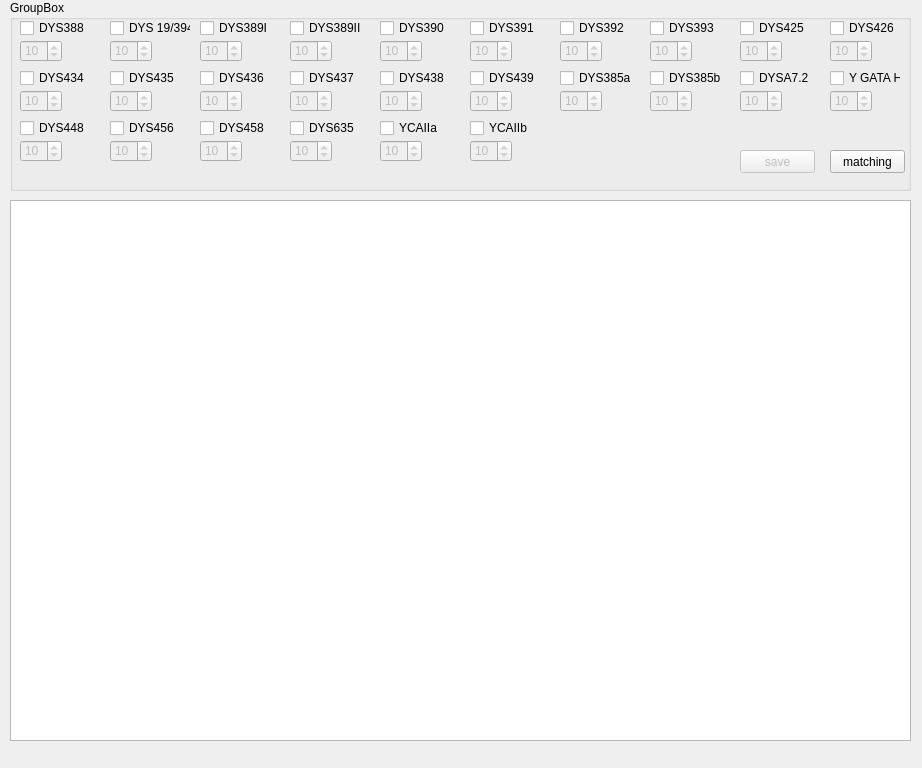
<?xml version="1.0" encoding="UTF-8"?>
<ui version="4.0">
 <class>MainWindow</class>
 <widget class="QMainWindow" name="MainWindow">
  <property name="enabled">
   <bool>true</bool>
  </property>
  <property name="geometry">
   <rect>
    <x>0</x>
    <y>0</y>
    <width>922</width>
    <height>768</height>
   </rect>
  </property>
  <property name="sizePolicy">
   <sizepolicy hsizetype="Ignored" vsizetype="Preferred">
    <horstretch>0</horstretch>
    <verstretch>0</verstretch>
   </sizepolicy>
  </property>
  <property name="windowTitle">
   <string>Y-str matching</string>
  </property>
  <property name="animated">
   <bool>true</bool>
  </property>
  <widget class="QWidget" name="centralWidget">
   <widget class="QGroupBox" name="groupBox">
    <property name="geometry">
     <rect>
      <x>10</x>
      <y>0</y>
      <width>901</width>
      <height>191</height>
     </rect>
    </property>
    <property name="title">
     <string>GroupBox</string>
    </property>
    <widget class="QCheckBox" name="checkBox">
     <property name="geometry">
      <rect>
       <x>10</x>
       <y>20</y>
       <width>81</width>
       <height>16</height>
      </rect>
     </property>
     <property name="maximumSize">
      <size>
       <width>100</width>
       <height>16777215</height>
      </size>
     </property>
     <property name="text">
      <string>DYS388</string>
     </property>
    </widget>
    <widget class="QCheckBox" name="checkBox_5">
     <property name="geometry">
      <rect>
       <x>370</x>
       <y>20</y>
       <width>71</width>
       <height>16</height>
      </rect>
     </property>
     <property name="maximumSize">
      <size>
       <width>71</width>
       <height>16777215</height>
      </size>
     </property>
     <property name="text">
      <string>DYS390</string>
     </property>
    </widget>
    <widget class="QCheckBox" name="checkBox_7">
     <property name="geometry">
      <rect>
       <x>550</x>
       <y>20</y>
       <width>71</width>
       <height>16</height>
      </rect>
     </property>
     <property name="maximumSize">
      <size>
       <width>71</width>
       <height>16777215</height>
      </size>
     </property>
     <property name="text">
      <string>DYS392</string>
     </property>
    </widget>
    <widget class="QCheckBox" name="checkBox_12">
     <property name="geometry">
      <rect>
       <x>100</x>
       <y>70</y>
       <width>71</width>
       <height>16</height>
      </rect>
     </property>
     <property name="maximumSize">
      <size>
       <width>71</width>
       <height>16777215</height>
      </size>
     </property>
     <property name="text">
      <string>DYS435</string>
     </property>
    </widget>
    <widget class="QCheckBox" name="checkBox_16">
     <property name="geometry">
      <rect>
       <x>460</x>
       <y>70</y>
       <width>71</width>
       <height>16</height>
      </rect>
     </property>
     <property name="maximumSize">
      <size>
       <width>71</width>
       <height>16777215</height>
      </size>
     </property>
     <property name="text">
      <string>DYS439</string>
     </property>
    </widget>
    <widget class="QCheckBox" name="checkBox_10">
     <property name="geometry">
      <rect>
       <x>820</x>
       <y>20</y>
       <width>71</width>
       <height>16</height>
      </rect>
     </property>
     <property name="maximumSize">
      <size>
       <width>71</width>
       <height>16777215</height>
      </size>
     </property>
     <property name="text">
      <string>DYS426</string>
     </property>
    </widget>
    <widget class="QCheckBox" name="checkBox_18">
     <property name="geometry">
      <rect>
       <x>640</x>
       <y>70</y>
       <width>71</width>
       <height>16</height>
      </rect>
     </property>
     <property name="maximumSize">
      <size>
       <width>71</width>
       <height>16777215</height>
      </size>
     </property>
     <property name="text">
      <string>DYS385b</string>
     </property>
    </widget>
    <widget class="QCheckBox" name="checkBox_11">
     <property name="geometry">
      <rect>
       <x>10</x>
       <y>70</y>
       <width>71</width>
       <height>16</height>
      </rect>
     </property>
     <property name="maximumSize">
      <size>
       <width>71</width>
       <height>16777215</height>
      </size>
     </property>
     <property name="text">
      <string>DYS434</string>
     </property>
    </widget>
    <widget class="QCheckBox" name="checkBox_8">
     <property name="geometry">
      <rect>
       <x>640</x>
       <y>20</y>
       <width>71</width>
       <height>16</height>
      </rect>
     </property>
     <property name="maximumSize">
      <size>
       <width>71</width>
       <height>16777215</height>
      </size>
     </property>
     <property name="text">
      <string>DYS393</string>
     </property>
    </widget>
    <widget class="QCheckBox" name="checkBox_9">
     <property name="geometry">
      <rect>
       <x>730</x>
       <y>20</y>
       <width>71</width>
       <height>16</height>
      </rect>
     </property>
     <property name="maximumSize">
      <size>
       <width>71</width>
       <height>16777215</height>
      </size>
     </property>
     <property name="text">
      <string>DYS425</string>
     </property>
    </widget>
    <widget class="QCheckBox" name="checkBox_19">
     <property name="geometry">
      <rect>
       <x>730</x>
       <y>70</y>
       <width>71</width>
       <height>16</height>
      </rect>
     </property>
     <property name="maximumSize">
      <size>
       <width>71</width>
       <height>16777215</height>
      </size>
     </property>
     <property name="text">
      <string>DYSA7.2</string>
     </property>
    </widget>
    <widget class="QCheckBox" name="checkBox_13">
     <property name="geometry">
      <rect>
       <x>190</x>
       <y>70</y>
       <width>71</width>
       <height>16</height>
      </rect>
     </property>
     <property name="maximumSize">
      <size>
       <width>71</width>
       <height>16777215</height>
      </size>
     </property>
     <property name="text">
      <string>DYS436</string>
     </property>
    </widget>
    <widget class="QCheckBox" name="checkBox_14">
     <property name="geometry">
      <rect>
       <x>280</x>
       <y>70</y>
       <width>71</width>
       <height>16</height>
      </rect>
     </property>
     <property name="maximumSize">
      <size>
       <width>71</width>
       <height>16777215</height>
      </size>
     </property>
     <property name="text">
      <string>DYS437</string>
     </property>
    </widget>
    <widget class="QCheckBox" name="checkBox_17">
     <property name="geometry">
      <rect>
       <x>550</x>
       <y>70</y>
       <width>71</width>
       <height>16</height>
      </rect>
     </property>
     <property name="maximumSize">
      <size>
       <width>71</width>
       <height>16777215</height>
      </size>
     </property>
     <property name="text">
      <string>DYS385a</string>
     </property>
    </widget>
    <widget class="QCheckBox" name="checkBox_4">
     <property name="geometry">
      <rect>
       <x>280</x>
       <y>20</y>
       <width>71</width>
       <height>16</height>
      </rect>
     </property>
     <property name="maximumSize">
      <size>
       <width>71</width>
       <height>16777215</height>
      </size>
     </property>
     <property name="text">
      <string>DYS389II</string>
     </property>
    </widget>
    <widget class="QCheckBox" name="checkBox_6">
     <property name="geometry">
      <rect>
       <x>460</x>
       <y>20</y>
       <width>71</width>
       <height>16</height>
      </rect>
     </property>
     <property name="maximumSize">
      <size>
       <width>71</width>
       <height>16777215</height>
      </size>
     </property>
     <property name="text">
      <string>DYS391</string>
     </property>
    </widget>
    <widget class="QCheckBox" name="checkBox_2">
     <property name="geometry">
      <rect>
       <x>100</x>
       <y>20</y>
       <width>81</width>
       <height>16</height>
      </rect>
     </property>
     <property name="sizePolicy">
      <sizepolicy hsizetype="Preferred" vsizetype="Fixed">
       <horstretch>0</horstretch>
       <verstretch>0</verstretch>
      </sizepolicy>
     </property>
     <property name="maximumSize">
      <size>
       <width>100</width>
       <height>16777215</height>
      </size>
     </property>
     <property name="text">
      <string>DYS 19/394</string>
     </property>
    </widget>
    <widget class="QCheckBox" name="checkBox_15">
     <property name="geometry">
      <rect>
       <x>370</x>
       <y>70</y>
       <width>71</width>
       <height>16</height>
      </rect>
     </property>
     <property name="maximumSize">
      <size>
       <width>71</width>
       <height>16777215</height>
      </size>
     </property>
     <property name="text">
      <string>DYS438</string>
     </property>
    </widget>
    <widget class="QCheckBox" name="checkBox_3">
     <property name="geometry">
      <rect>
       <x>190</x>
       <y>20</y>
       <width>71</width>
       <height>16</height>
      </rect>
     </property>
     <property name="maximumSize">
      <size>
       <width>71</width>
       <height>16777215</height>
      </size>
     </property>
     <property name="text">
      <string>DYS389I</string>
     </property>
    </widget>
    <widget class="QCheckBox" name="checkBox_20">
     <property name="geometry">
      <rect>
       <x>820</x>
       <y>70</y>
       <width>71</width>
       <height>16</height>
      </rect>
     </property>
     <property name="maximumSize">
      <size>
       <width>71</width>
       <height>16777215</height>
      </size>
     </property>
     <property name="text">
      <string>Y GATA H4</string>
     </property>
    </widget>
    <widget class="QCheckBox" name="checkBox_21">
     <property name="geometry">
      <rect>
       <x>10</x>
       <y>120</y>
       <width>71</width>
       <height>16</height>
      </rect>
     </property>
     <property name="maximumSize">
      <size>
       <width>71</width>
       <height>16777215</height>
      </size>
     </property>
     <property name="text">
      <string>DYS448</string>
     </property>
    </widget>
    <widget class="QCheckBox" name="checkBox_22">
     <property name="geometry">
      <rect>
       <x>100</x>
       <y>120</y>
       <width>71</width>
       <height>16</height>
      </rect>
     </property>
     <property name="maximumSize">
      <size>
       <width>71</width>
       <height>16777215</height>
      </size>
     </property>
     <property name="text">
      <string>DYS456</string>
     </property>
    </widget>
    <widget class="QCheckBox" name="checkBox_23">
     <property name="geometry">
      <rect>
       <x>190</x>
       <y>120</y>
       <width>71</width>
       <height>16</height>
      </rect>
     </property>
     <property name="maximumSize">
      <size>
       <width>71</width>
       <height>16777215</height>
      </size>
     </property>
     <property name="text">
      <string>DYS458</string>
     </property>
    </widget>
    <widget class="QCheckBox" name="checkBox_24">
     <property name="geometry">
      <rect>
       <x>280</x>
       <y>120</y>
       <width>71</width>
       <height>16</height>
      </rect>
     </property>
     <property name="maximumSize">
      <size>
       <width>71</width>
       <height>16777215</height>
      </size>
     </property>
     <property name="text">
      <string>DYS635</string>
     </property>
    </widget>
    <widget class="QCheckBox" name="checkBox_25">
     <property name="geometry">
      <rect>
       <x>370</x>
       <y>120</y>
       <width>71</width>
       <height>16</height>
      </rect>
     </property>
     <property name="maximumSize">
      <size>
       <width>71</width>
       <height>16777215</height>
      </size>
     </property>
     <property name="text">
      <string>YCAIIa</string>
     </property>
    </widget>
    <widget class="QCheckBox" name="checkBox_26">
     <property name="geometry">
      <rect>
       <x>460</x>
       <y>120</y>
       <width>71</width>
       <height>16</height>
      </rect>
     </property>
     <property name="maximumSize">
      <size>
       <width>71</width>
       <height>16777215</height>
      </size>
     </property>
     <property name="text">
      <string>YCAIIb</string>
     </property>
    </widget>
    <widget class="QPushButton" name="pushButton">
     <property name="geometry">
      <rect>
       <x>820</x>
       <y>150</y>
       <width>75</width>
       <height>23</height>
      </rect>
     </property>
     <property name="text">
      <string>matching</string>
     </property>
    </widget>
    <widget class="QSpinBox" name="spinBox">
     <property name="enabled">
      <bool>false</bool>
     </property>
     <property name="geometry">
      <rect>
       <x>10</x>
       <y>40</y>
       <width>42</width>
       <height>22</height>
      </rect>
     </property>
     <property name="value">
      <number>10</number>
     </property>
    </widget>
    <widget class="QSpinBox" name="spinBox_2">
     <property name="enabled">
      <bool>false</bool>
     </property>
     <property name="geometry">
      <rect>
       <x>100</x>
       <y>40</y>
       <width>42</width>
       <height>22</height>
      </rect>
     </property>
     <property name="value">
      <number>10</number>
     </property>
    </widget>
    <widget class="QSpinBox" name="spinBox_3">
     <property name="enabled">
      <bool>false</bool>
     </property>
     <property name="geometry">
      <rect>
       <x>190</x>
       <y>40</y>
       <width>42</width>
       <height>22</height>
      </rect>
     </property>
     <property name="value">
      <number>10</number>
     </property>
    </widget>
    <widget class="QSpinBox" name="spinBox_4">
     <property name="enabled">
      <bool>false</bool>
     </property>
     <property name="geometry">
      <rect>
       <x>370</x>
       <y>40</y>
       <width>42</width>
       <height>22</height>
      </rect>
     </property>
     <property name="value">
      <number>10</number>
     </property>
    </widget>
    <widget class="QSpinBox" name="spinBox_5">
     <property name="enabled">
      <bool>false</bool>
     </property>
     <property name="geometry">
      <rect>
       <x>280</x>
       <y>40</y>
       <width>42</width>
       <height>22</height>
      </rect>
     </property>
     <property name="value">
      <number>10</number>
     </property>
    </widget>
    <widget class="QSpinBox" name="spinBox_6">
     <property name="enabled">
      <bool>false</bool>
     </property>
     <property name="geometry">
      <rect>
       <x>460</x>
       <y>40</y>
       <width>42</width>
       <height>22</height>
      </rect>
     </property>
     <property name="value">
      <number>10</number>
     </property>
    </widget>
    <widget class="QSpinBox" name="spinBox_7">
     <property name="enabled">
      <bool>false</bool>
     </property>
     <property name="geometry">
      <rect>
       <x>550</x>
       <y>40</y>
       <width>42</width>
       <height>22</height>
      </rect>
     </property>
     <property name="value">
      <number>10</number>
     </property>
    </widget>
    <widget class="QSpinBox" name="spinBox_8">
     <property name="enabled">
      <bool>false</bool>
     </property>
     <property name="geometry">
      <rect>
       <x>640</x>
       <y>40</y>
       <width>42</width>
       <height>22</height>
      </rect>
     </property>
     <property name="value">
      <number>10</number>
     </property>
    </widget>
    <widget class="QSpinBox" name="spinBox_9">
     <property name="enabled">
      <bool>false</bool>
     </property>
     <property name="geometry">
      <rect>
       <x>730</x>
       <y>40</y>
       <width>42</width>
       <height>22</height>
      </rect>
     </property>
     <property name="value">
      <number>10</number>
     </property>
    </widget>
    <widget class="QSpinBox" name="spinBox_10">
     <property name="enabled">
      <bool>false</bool>
     </property>
     <property name="geometry">
      <rect>
       <x>820</x>
       <y>40</y>
       <width>42</width>
       <height>22</height>
      </rect>
     </property>
     <property name="value">
      <number>10</number>
     </property>
    </widget>
    <widget class="QSpinBox" name="spinBox_11">
     <property name="enabled">
      <bool>false</bool>
     </property>
     <property name="geometry">
      <rect>
       <x>820</x>
       <y>90</y>
       <width>42</width>
       <height>22</height>
      </rect>
     </property>
     <property name="value">
      <number>10</number>
     </property>
    </widget>
    <widget class="QSpinBox" name="spinBox_12">
     <property name="enabled">
      <bool>false</bool>
     </property>
     <property name="geometry">
      <rect>
       <x>280</x>
       <y>90</y>
       <width>42</width>
       <height>22</height>
      </rect>
     </property>
     <property name="value">
      <number>10</number>
     </property>
    </widget>
    <widget class="QSpinBox" name="spinBox_13">
     <property name="enabled">
      <bool>false</bool>
     </property>
     <property name="geometry">
      <rect>
       <x>730</x>
       <y>90</y>
       <width>42</width>
       <height>22</height>
      </rect>
     </property>
     <property name="value">
      <number>10</number>
     </property>
    </widget>
    <widget class="QSpinBox" name="spinBox_14">
     <property name="enabled">
      <bool>false</bool>
     </property>
     <property name="geometry">
      <rect>
       <x>550</x>
       <y>90</y>
       <width>42</width>
       <height>22</height>
      </rect>
     </property>
     <property name="value">
      <number>10</number>
     </property>
    </widget>
    <widget class="QSpinBox" name="spinBox_15">
     <property name="enabled">
      <bool>false</bool>
     </property>
     <property name="geometry">
      <rect>
       <x>100</x>
       <y>90</y>
       <width>42</width>
       <height>22</height>
      </rect>
     </property>
     <property name="value">
      <number>10</number>
     </property>
    </widget>
    <widget class="QSpinBox" name="spinBox_16">
     <property name="enabled">
      <bool>false</bool>
     </property>
     <property name="geometry">
      <rect>
       <x>370</x>
       <y>90</y>
       <width>42</width>
       <height>22</height>
      </rect>
     </property>
     <property name="value">
      <number>10</number>
     </property>
    </widget>
    <widget class="QSpinBox" name="spinBox_17">
     <property name="enabled">
      <bool>false</bool>
     </property>
     <property name="geometry">
      <rect>
       <x>640</x>
       <y>90</y>
       <width>42</width>
       <height>22</height>
      </rect>
     </property>
     <property name="value">
      <number>10</number>
     </property>
    </widget>
    <widget class="QSpinBox" name="spinBox_18">
     <property name="enabled">
      <bool>false</bool>
     </property>
     <property name="geometry">
      <rect>
       <x>460</x>
       <y>90</y>
       <width>42</width>
       <height>22</height>
      </rect>
     </property>
     <property name="value">
      <number>10</number>
     </property>
    </widget>
    <widget class="QSpinBox" name="spinBox_19">
     <property name="enabled">
      <bool>false</bool>
     </property>
     <property name="geometry">
      <rect>
       <x>10</x>
       <y>90</y>
       <width>42</width>
       <height>22</height>
      </rect>
     </property>
     <property name="value">
      <number>10</number>
     </property>
    </widget>
    <widget class="QSpinBox" name="spinBox_20">
     <property name="enabled">
      <bool>false</bool>
     </property>
     <property name="geometry">
      <rect>
       <x>190</x>
       <y>90</y>
       <width>42</width>
       <height>22</height>
      </rect>
     </property>
     <property name="value">
      <number>10</number>
     </property>
    </widget>
    <widget class="QSpinBox" name="spinBox_21">
     <property name="enabled">
      <bool>false</bool>
     </property>
     <property name="geometry">
      <rect>
       <x>460</x>
       <y>140</y>
       <width>42</width>
       <height>22</height>
      </rect>
     </property>
     <property name="value">
      <number>10</number>
     </property>
    </widget>
    <widget class="QSpinBox" name="spinBox_22">
     <property name="enabled">
      <bool>false</bool>
     </property>
     <property name="geometry">
      <rect>
       <x>100</x>
       <y>140</y>
       <width>42</width>
       <height>22</height>
      </rect>
     </property>
     <property name="value">
      <number>10</number>
     </property>
    </widget>
    <widget class="QSpinBox" name="spinBox_23">
     <property name="enabled">
      <bool>false</bool>
     </property>
     <property name="geometry">
      <rect>
       <x>10</x>
       <y>140</y>
       <width>42</width>
       <height>22</height>
      </rect>
     </property>
     <property name="value">
      <number>10</number>
     </property>
    </widget>
    <widget class="QSpinBox" name="spinBox_24">
     <property name="enabled">
      <bool>false</bool>
     </property>
     <property name="geometry">
      <rect>
       <x>370</x>
       <y>140</y>
       <width>42</width>
       <height>22</height>
      </rect>
     </property>
     <property name="value">
      <number>10</number>
     </property>
    </widget>
    <widget class="QSpinBox" name="spinBox_25">
     <property name="enabled">
      <bool>false</bool>
     </property>
     <property name="geometry">
      <rect>
       <x>280</x>
       <y>140</y>
       <width>42</width>
       <height>22</height>
      </rect>
     </property>
     <property name="value">
      <number>10</number>
     </property>
    </widget>
    <widget class="QSpinBox" name="spinBox_26">
     <property name="enabled">
      <bool>false</bool>
     </property>
     <property name="geometry">
      <rect>
       <x>190</x>
       <y>140</y>
       <width>42</width>
       <height>22</height>
      </rect>
     </property>
     <property name="value">
      <number>10</number>
     </property>
    </widget>
    <widget class="QPushButton" name="pushButton_2">
     <property name="enabled">
      <bool>false</bool>
     </property>
     <property name="geometry">
      <rect>
       <x>730</x>
       <y>150</y>
       <width>75</width>
       <height>23</height>
      </rect>
     </property>
     <property name="text">
      <string>save</string>
     </property>
    </widget>
   </widget>
   <widget class="QTableWidget" name="tableWidget">
    <property name="geometry">
     <rect>
      <x>10</x>
      <y>200</y>
      <width>901</width>
      <height>541</height>
     </rect>
    </property>
    <property name="editTriggers">
     <set>QAbstractItemView::NoEditTriggers</set>
    </property>
   </widget>
  </widget>
 </widget>
 <tabstops>
  <tabstop>checkBox</tabstop>
  <tabstop>spinBox</tabstop>
  <tabstop>checkBox_2</tabstop>
  <tabstop>spinBox_2</tabstop>
  <tabstop>checkBox_3</tabstop>
  <tabstop>spinBox_3</tabstop>
  <tabstop>checkBox_4</tabstop>
  <tabstop>spinBox_5</tabstop>
  <tabstop>checkBox_5</tabstop>
  <tabstop>spinBox_4</tabstop>
  <tabstop>checkBox_6</tabstop>
  <tabstop>spinBox_6</tabstop>
  <tabstop>checkBox_7</tabstop>
  <tabstop>spinBox_7</tabstop>
  <tabstop>checkBox_8</tabstop>
  <tabstop>spinBox_8</tabstop>
  <tabstop>checkBox_9</tabstop>
  <tabstop>spinBox_9</tabstop>
  <tabstop>checkBox_10</tabstop>
  <tabstop>spinBox_10</tabstop>
  <tabstop>checkBox_11</tabstop>
  <tabstop>spinBox_19</tabstop>
  <tabstop>checkBox_12</tabstop>
  <tabstop>spinBox_15</tabstop>
  <tabstop>checkBox_13</tabstop>
  <tabstop>spinBox_20</tabstop>
  <tabstop>checkBox_14</tabstop>
  <tabstop>spinBox_12</tabstop>
  <tabstop>checkBox_15</tabstop>
  <tabstop>spinBox_16</tabstop>
  <tabstop>checkBox_16</tabstop>
  <tabstop>spinBox_18</tabstop>
  <tabstop>checkBox_17</tabstop>
  <tabstop>spinBox_14</tabstop>
  <tabstop>checkBox_18</tabstop>
  <tabstop>spinBox_17</tabstop>
  <tabstop>checkBox_19</tabstop>
  <tabstop>spinBox_13</tabstop>
  <tabstop>checkBox_20</tabstop>
  <tabstop>spinBox_11</tabstop>
  <tabstop>checkBox_21</tabstop>
  <tabstop>spinBox_23</tabstop>
  <tabstop>checkBox_22</tabstop>
  <tabstop>spinBox_22</tabstop>
  <tabstop>checkBox_23</tabstop>
  <tabstop>spinBox_26</tabstop>
  <tabstop>checkBox_24</tabstop>
  <tabstop>spinBox_25</tabstop>
  <tabstop>checkBox_25</tabstop>
  <tabstop>spinBox_24</tabstop>
  <tabstop>checkBox_26</tabstop>
  <tabstop>spinBox_21</tabstop>
  <tabstop>pushButton</tabstop>
  <tabstop>tableWidget</tabstop>
 </tabstops>
 <resources/>
 <connections>
  <connection>
   <sender>checkBox</sender>
   <signal>clicked(bool)</signal>
   <receiver>spinBox</receiver>
   <slot>setEnabled(bool)</slot>
   <hints>
    <hint type="sourcelabel">
     <x>44</x>
     <y>33</y>
    </hint>
    <hint type="destinationlabel">
     <x>43</x>
     <y>44</y>
    </hint>
   </hints>
  </connection>
  <connection>
   <sender>checkBox_2</sender>
   <signal>clicked(bool)</signal>
   <receiver>spinBox_2</receiver>
   <slot>setEnabled(bool)</slot>
   <hints>
    <hint type="sourcelabel">
     <x>137</x>
     <y>27</y>
    </hint>
    <hint type="destinationlabel">
     <x>134</x>
     <y>44</y>
    </hint>
   </hints>
  </connection>
  <connection>
   <sender>checkBox_3</sender>
   <signal>clicked(bool)</signal>
   <receiver>spinBox_3</receiver>
   <slot>setEnabled(bool)</slot>
   <hints>
    <hint type="sourcelabel">
     <x>216</x>
     <y>29</y>
    </hint>
    <hint type="destinationlabel">
     <x>215</x>
     <y>40</y>
    </hint>
   </hints>
  </connection>
  <connection>
   <sender>checkBox_4</sender>
   <signal>clicked(bool)</signal>
   <receiver>spinBox_5</receiver>
   <slot>setEnabled(bool)</slot>
   <hints>
    <hint type="sourcelabel">
     <x>307</x>
     <y>25</y>
    </hint>
    <hint type="destinationlabel">
     <x>304</x>
     <y>46</y>
    </hint>
   </hints>
  </connection>
  <connection>
   <sender>checkBox_5</sender>
   <signal>clicked(bool)</signal>
   <receiver>spinBox_4</receiver>
   <slot>setEnabled(bool)</slot>
   <hints>
    <hint type="sourcelabel">
     <x>397</x>
     <y>30</y>
    </hint>
    <hint type="destinationlabel">
     <x>401</x>
     <y>44</y>
    </hint>
   </hints>
  </connection>
  <connection>
   <sender>checkBox_6</sender>
   <signal>clicked(bool)</signal>
   <receiver>spinBox_6</receiver>
   <slot>setEnabled(bool)</slot>
   <hints>
    <hint type="sourcelabel">
     <x>487</x>
     <y>33</y>
    </hint>
    <hint type="destinationlabel">
     <x>484</x>
     <y>47</y>
    </hint>
   </hints>
  </connection>
  <connection>
   <sender>checkBox_7</sender>
   <signal>clicked(bool)</signal>
   <receiver>spinBox_7</receiver>
   <slot>setEnabled(bool)</slot>
   <hints>
    <hint type="sourcelabel">
     <x>571</x>
     <y>29</y>
    </hint>
    <hint type="destinationlabel">
     <x>571</x>
     <y>46</y>
    </hint>
   </hints>
  </connection>
  <connection>
   <sender>checkBox_8</sender>
   <signal>clicked(bool)</signal>
   <receiver>spinBox_8</receiver>
   <slot>setEnabled(bool)</slot>
   <hints>
    <hint type="sourcelabel">
     <x>658</x>
     <y>23</y>
    </hint>
    <hint type="destinationlabel">
     <x>661</x>
     <y>46</y>
    </hint>
   </hints>
  </connection>
  <connection>
   <sender>checkBox_9</sender>
   <signal>clicked(bool)</signal>
   <receiver>spinBox_9</receiver>
   <slot>setEnabled(bool)</slot>
   <hints>
    <hint type="sourcelabel">
     <x>747</x>
     <y>32</y>
    </hint>
    <hint type="destinationlabel">
     <x>747</x>
     <y>48</y>
    </hint>
   </hints>
  </connection>
  <connection>
   <sender>checkBox_10</sender>
   <signal>clicked(bool)</signal>
   <receiver>spinBox_10</receiver>
   <slot>setEnabled(bool)</slot>
   <hints>
    <hint type="sourcelabel">
     <x>839</x>
     <y>30</y>
    </hint>
    <hint type="destinationlabel">
     <x>839</x>
     <y>52</y>
    </hint>
   </hints>
  </connection>
  <connection>
   <sender>checkBox_11</sender>
   <signal>clicked(bool)</signal>
   <receiver>spinBox_19</receiver>
   <slot>setEnabled(bool)</slot>
   <hints>
    <hint type="sourcelabel">
     <x>28</x>
     <y>79</y>
    </hint>
    <hint type="destinationlabel">
     <x>29</x>
     <y>97</y>
    </hint>
   </hints>
  </connection>
  <connection>
   <sender>checkBox_12</sender>
   <signal>clicked(bool)</signal>
   <receiver>spinBox_15</receiver>
   <slot>setEnabled(bool)</slot>
   <hints>
    <hint type="sourcelabel">
     <x>111</x>
     <y>81</y>
    </hint>
    <hint type="destinationlabel">
     <x>112</x>
     <y>103</y>
    </hint>
   </hints>
  </connection>
  <connection>
   <sender>checkBox_13</sender>
   <signal>clicked(bool)</signal>
   <receiver>spinBox_20</receiver>
   <slot>setEnabled(bool)</slot>
   <hints>
    <hint type="sourcelabel">
     <x>230</x>
     <y>81</y>
    </hint>
    <hint type="destinationlabel">
     <x>230</x>
     <y>92</y>
    </hint>
   </hints>
  </connection>
  <connection>
   <sender>checkBox_14</sender>
   <signal>clicked(bool)</signal>
   <receiver>spinBox_12</receiver>
   <slot>setEnabled(bool)</slot>
   <hints>
    <hint type="sourcelabel">
     <x>314</x>
     <y>80</y>
    </hint>
    <hint type="destinationlabel">
     <x>317</x>
     <y>95</y>
    </hint>
   </hints>
  </connection>
  <connection>
   <sender>checkBox_15</sender>
   <signal>clicked(bool)</signal>
   <receiver>spinBox_16</receiver>
   <slot>setEnabled(bool)</slot>
   <hints>
    <hint type="sourcelabel">
     <x>387</x>
     <y>79</y>
    </hint>
    <hint type="destinationlabel">
     <x>388</x>
     <y>100</y>
    </hint>
   </hints>
  </connection>
  <connection>
   <sender>checkBox_16</sender>
   <signal>clicked(bool)</signal>
   <receiver>spinBox_18</receiver>
   <slot>setEnabled(bool)</slot>
   <hints>
    <hint type="sourcelabel">
     <x>498</x>
     <y>74</y>
    </hint>
    <hint type="destinationlabel">
     <x>497</x>
     <y>103</y>
    </hint>
   </hints>
  </connection>
  <connection>
   <sender>checkBox_17</sender>
   <signal>clicked(bool)</signal>
   <receiver>spinBox_14</receiver>
   <slot>setEnabled(bool)</slot>
   <hints>
    <hint type="sourcelabel">
     <x>585</x>
     <y>79</y>
    </hint>
    <hint type="destinationlabel">
     <x>583</x>
     <y>98</y>
    </hint>
   </hints>
  </connection>
  <connection>
   <sender>checkBox_18</sender>
   <signal>clicked(bool)</signal>
   <receiver>spinBox_17</receiver>
   <slot>setEnabled(bool)</slot>
   <hints>
    <hint type="sourcelabel">
     <x>677</x>
     <y>82</y>
    </hint>
    <hint type="destinationlabel">
     <x>679</x>
     <y>96</y>
    </hint>
   </hints>
  </connection>
  <connection>
   <sender>checkBox_19</sender>
   <signal>clicked(bool)</signal>
   <receiver>spinBox_13</receiver>
   <slot>setEnabled(bool)</slot>
   <hints>
    <hint type="sourcelabel">
     <x>758</x>
     <y>75</y>
    </hint>
    <hint type="destinationlabel">
     <x>762</x>
     <y>98</y>
    </hint>
   </hints>
  </connection>
  <connection>
   <sender>checkBox_20</sender>
   <signal>clicked(bool)</signal>
   <receiver>spinBox_11</receiver>
   <slot>setEnabled(bool)</slot>
   <hints>
    <hint type="sourcelabel">
     <x>855</x>
     <y>85</y>
    </hint>
    <hint type="destinationlabel">
     <x>855</x>
     <y>101</y>
    </hint>
   </hints>
  </connection>
  <connection>
   <sender>checkBox_21</sender>
   <signal>clicked(bool)</signal>
   <receiver>spinBox_23</receiver>
   <slot>setEnabled(bool)</slot>
   <hints>
    <hint type="sourcelabel">
     <x>54</x>
     <y>132</y>
    </hint>
    <hint type="destinationlabel">
     <x>54</x>
     <y>155</y>
    </hint>
   </hints>
  </connection>
  <connection>
   <sender>checkBox_22</sender>
   <signal>clicked(bool)</signal>
   <receiver>spinBox_22</receiver>
   <slot>setEnabled(bool)</slot>
   <hints>
    <hint type="sourcelabel">
     <x>144</x>
     <y>132</y>
    </hint>
    <hint type="destinationlabel">
     <x>143</x>
     <y>146</y>
    </hint>
   </hints>
  </connection>
  <connection>
   <sender>checkBox_23</sender>
   <signal>clicked(bool)</signal>
   <receiver>spinBox_26</receiver>
   <slot>setEnabled(bool)</slot>
   <hints>
    <hint type="sourcelabel">
     <x>202</x>
     <y>130</y>
    </hint>
    <hint type="destinationlabel">
     <x>203</x>
     <y>156</y>
    </hint>
   </hints>
  </connection>
  <connection>
   <sender>checkBox_24</sender>
   <signal>clicked(bool)</signal>
   <receiver>spinBox_25</receiver>
   <slot>setEnabled(bool)</slot>
   <hints>
    <hint type="sourcelabel">
     <x>328</x>
     <y>131</y>
    </hint>
    <hint type="destinationlabel">
     <x>324</x>
     <y>148</y>
    </hint>
   </hints>
  </connection>
  <connection>
   <sender>checkBox_26</sender>
   <signal>clicked(bool)</signal>
   <receiver>spinBox_21</receiver>
   <slot>setEnabled(bool)</slot>
   <hints>
    <hint type="sourcelabel">
     <x>506</x>
     <y>133</y>
    </hint>
    <hint type="destinationlabel">
     <x>506</x>
     <y>142</y>
    </hint>
   </hints>
  </connection>
  <connection>
   <sender>checkBox_25</sender>
   <signal>clicked(bool)</signal>
   <receiver>spinBox_24</receiver>
   <slot>setEnabled(bool)</slot>
   <hints>
    <hint type="sourcelabel">
     <x>424</x>
     <y>131</y>
    </hint>
    <hint type="destinationlabel">
     <x>417</x>
     <y>150</y>
    </hint>
   </hints>
  </connection>
 </connections>
</ui>
